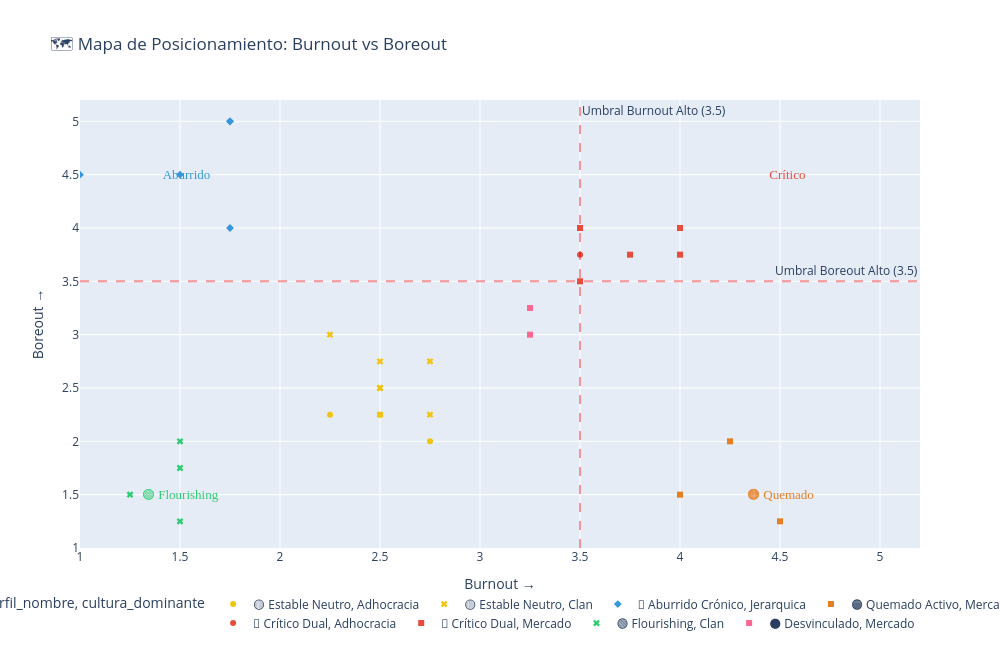

The code cell stored with this chart in its notebook:
### Markdown cell above
## 8. 🗺️ Mapa de Posicionamiento Individual

Todos los compañeros en el espacio Burnout vs Boreout:

### Code cell
# SCATTER: POSICIONAMIENTO INDIVIDUAL

color_perfil = {
    "🟢 Flourishing": "#2ecc71", "🟡 Estable Neutro": "#f1c40f",
    "🟠 Quemado Activo": "#e67e22", "🔵 Aburrido Crónico": "#3498db",
    "🔴 Crítico Dual": "#e74c3c", "⚫ Vuelo Inminente": "#34495e"
}

fig = px.scatter(
    df_clasificados,
    x="burnout", y="boreout",
    color="perfil_nombre",
    color_discrete_map= color_perfil,
    symbol="cultura_dominante",
    size_max=15,
    hover_data=["id", "bienestar", "rotacion"],
    title="🗺️ Mapa de Posicionamiento: Burnout vs Boreout",
    labels={"burnout": "Burnout →", "boreout": "Boreout →"}
)

fig.add_hline(y=3.5, line_dash="dash", line_color="red", opacity=0.4,
              annotation_text="Umbral Boreout Alto (3.5)")
fig.add_vline(x=3.5, line_dash="dash", line_color="red", opacity=0.4,
              annotation_text="Umbral Burnout Alto (3.5)")

fig.add_annotation(x=1.5, y=1.5, text="🟢 Flourishing", showarrow=False, 
                   font_size=13, font=dict(color="#2ecc71", family="Arial Black"))
fig.add_annotation(x=4.5, y=1.5, text="🟠 Quemado", showarrow=False, 
                   font_size=13, font=dict(color="#e67e22", family="Arial Black"))
fig.add_annotation(x=1.5, y=4.5, text="🔵 Aburrido", showarrow=False, 
                   font_size=13, font=dict(color="#3498db", family="Arial Black"))
fig.add_annotation(x=4.5, y=4.5, text="🔴 Crítico", showarrow=False, 
                   font_size=13, font=dict(color="#e74c3c", family="Arial Black"))

fig.update_layout(
    height=650, width=1000,
    xaxis_range=[1, 5.2], yaxis_range=[1, 5.2],
    legend=dict(orientation="h", yanchor="bottom", y=-0.2, xanchor="center", x=0.5)
)
fig.show()

print("""
💡 INTERPRETACIÓN:
- Cada PUNTO es una persona
- COLOR = perfil de bienestar
- FORMA = cultura percibida de su empresa
- Los 4 cuadrantes representan los 4 estados organizacionales
""")

### Figure 1 — Plotly figure (JSON) as saved in the notebook; plotly's stock layout.template omitted (floating-point values rounded to 4 significant figures)
{"data": [{"customdata": [["Compañero_01", 3, 2.67], ["Compañero_06", 3.25, 2.33], ["Compañero_28", 3.75, 3]], "hovertemplate": "perfil_nombre=🟡 Estable Neutro<br>cultura_dominante=Adhocracia<br>Burnout →=%{x}<br>Boreout →=%{y}<br>id=%{customdata[0]}<br>bienestar=%{customdata[1]}<br>rotacion=%{customdata[2]}<extra></extra>", "legendgroup": "🟡 Estable Neutro, Adhocracia", "marker": {"color": "#f1c40f", "symbol": "circle"}, "mode": "markers", "name": "🟡 Estable Neutro, Adhocracia", "orientation": "v", "showlegend": true, "type": "scatter", "x": [2.25, 2.75, 2.5], "xaxis": "x", "y": [2.25, 2.0, 2.25], "yaxis": "y"}, {"customdata": [["Compañero_05", 3.5, 3], ["Compañero_09", 3.25, 3], ["Compañero_11", 3, 2.33], ["Compañero_14", 3.5, 2.33], ["Compañero_18", 3.75, 2.67], ["Compañero_25", 3.5, 2.67], ["Compañero_26", 3.75, 2.67]], "hovertemplate": "perfil_nombre=🟡 Estable Neutro<br>cultura_dominante=Clan<br>Burnout →=%{x}<br>Boreout →=%{y}<br>id=%{customdata[0]}<br>bienestar=%{customdata[1]}<br>rotacion=%{customdata[2]}<extra></extra>", "legendgroup": "🟡 Estable Neutro, Clan", "marker": {"color": "#f1c40f", "symbol": "x"}, "mode": "markers", "name": "🟡 Estable Neutro, Clan", "orientation": "v", "showlegend": true, "type": "scatter", "x": [2.5, 2.25, 2.75, 2.5, 2.5, 2.75, 2.5], "xaxis": "x", "y": [2.5, 3.0, 2.75, 2.25, 2.5, 2.25, 2.75], "yaxis": "y"}, {"customdata": [["Compañero_02", 1.75, 3.67], ["Compañero_12", 1.25, 3.33], ["Compañero_23", 1.25, 3.67], ["Compañero_24", 1.75, 3.33], ["Compañero_30", 1.75, 3]], "hovertemplate": "perfil_nombre=🔵 Aburrido Crónico<br>cultura_dominante=Jerarquica<br>Burnout →=%{x}<br>Boreout →=%{y}<br>id=%{customdata[0]}<br>bienestar=%{customdata[1]}<br>rotacion=%{customdata[2]}<extra></extra>", "legendgroup": "🔵 Aburrido Crónico, Jerarquica", "marker": {"color": "#3498db", "symbol": "diamond"}, "mode": "markers", "name": "🔵 Aburrido Crónico, Jerarquica", "orientation": "v", "showlegend": true, "type": "scatter", "x": [1.75, 1.75, 1.75, 1.5, 1.0], "xaxis": "x", "y": [4.0, 5.0, 5.0, 4.5, 4.5], "yaxis": "y"}, {"customdata": [["Compañero_03", 1.75, 2.67], ["Compañero_17", 1.5, 2.33], ["Compañero_19", 1.5, 2.67]], "hovertemplate": "perfil_nombre=🟠 Quemado Activo<br>cultura_dominante=Mercado<br>Burnout →=%{x}<br>Boreout →=%{y}<br>id=%{customdata[0]}<br>bienestar=%{customdata[1]}<br>rotacion=%{customdata[2]}<extra></extra>", "legendgroup": "🟠 Quemado Activo, Mercado", "marker": {"color": "#e67e22", "symbol": "square"}, "mode": "markers", "name": "🟠 Quemado Activo, Mercado", "orientation": "v", "showlegend": true, "type": "scatter", "x": [4.0, 4.25, 4.5], "xaxis": "x", "y": [1.5, 2.0, 1.25], "yaxis": "y"}, {"customdata": [["Compañero_20", 2.25, 4.33]], "hovertemplate": "perfil_nombre=🔴 Crítico Dual<br>cultura_dominante=Adhocracia<br>Burnout →=%{x}<br>Boreout →=%{y}<br>id=%{customdata[0]}<br>bienestar=%{customdata[1]}<br>rotacion=%{customdata[2]}<extra></extra>", "legendgroup": "🔴 Crítico Dual, Adhocracia", "marker": {"color": "#e74c3c", "symbol": "circle"}, "mode": "markers", "name": "🔴 Crítico Dual, Adhocracia", "orientation": "v", "showlegend": true, "type": "scatter", "x": [3.5], "xaxis": "x", "y": [3.75], "yaxis": "y"}, {"customdata": [["Compañero_04", 2.75, 4.67], ["Compañero_16", 2.25, 4.67], ["Compañero_22", 2.5, 4.33], ["Compañero_27", 2, 4.33], ["Compañero_29", 2.5, 4]], "hovertemplate": "perfil_nombre=🔴 Crítico Dual<br>cultura_dominante=Mercado<br>Burnout →=%{x}<br>Boreout →=%{y}<br>id=%{customdata[0]}<br>bienestar=%{customdata[1]}<br>rotacion=%{customdata[2]}<extra></extra>", "legendgroup": "🔴 Crítico Dual, Mercado", "marker": {"color": "#e74c3c", "symbol": "square"}, "mode": "markers", "name": "🔴 Crítico Dual, Mercado", "orientation": "v", "showlegend": true, "type": "scatter", "x": [4.0, 3.5, 4.0, 3.75, 3.5], "xaxis": "x", "y": [4.0, 4.0, 3.75, 3.75, 3.5], "yaxis": "y"}, {"customdata": [["Compañero_07", 4, 1.33], ["Compañero_08", 4.5, 1.67], ["Compañero_13", 4.75, 1.33], ["Compañero_21", 4.5, 1.67]], "hovertemplate": "perfil_nombre=🟢 Flourishing<br>cultura_dominante=Clan<br>Burnout →=%{x}<br>Boreout →=%{y}<br>id=%{customdata[0]}<br>bienestar=%{customdata[1]}<br>rotacion=%{customdata[2]}<extra></extra>", "legendgroup": "🟢 Flourishing, Clan", "marker": {"color": "#2ecc71", "symbol": "x"}, "mode": "markers", "name": "🟢 Flourishing, Clan", "orientation": "v", "showlegend": true, "type": "scatter", "x": [1.5, 1.5, 1.25, 1.5], "xaxis": "x", "y": [1.75, 1.25, 1.5, 2.0], "yaxis": "y"}, {"customdata": [["Compañero_10", 2.5, 4.33], ["Compañero_15", 2.75, 5]], "hovertemplate": "perfil_nombre=⚫ Desvinculado<br>cultura_dominante=Mercado<br>Burnout →=%{x}<br>Boreout →=%{y}<br>id=%{customdata[0]}<br>bienestar=%{customdata[1]}<br>rotacion=%{customdata[2]}<extra></extra>", "legendgroup": "⚫ Desvinculado, Mercado", "marker": {"color": "#FF6692", "symbol": "square"}, "mode": "markers", "name": "⚫ Desvinculado, Mercado", "orientation": "v", "showlegend": true, "type": "scatter", "x": [3.25, 3.25], "xaxis": "x", "y": [3.25, 3.0], "yaxis": "y"}], "layout": {"annotations": [{"showarrow": false, "text": "Umbral Boreout Alto (3.5)", "x": 1, "xanchor": "right", "xref": "x domain", "y": 3.5, "yanchor": "bottom", "yref": "y"}, {"showarrow": false, "text": "Umbral Burnout Alto (3.5)", "x": 3.5, "xanchor": "left", "xref": "x", "y": 1, "yanchor": "top", "yref": "y domain"}, {"font": {"color": "#2ecc71", "family": "Arial Black", "size": 13}, "showarrow": false, "text": "🟢 Flourishing", "x": 1.5, "y": 1.5}, {"font": {"color": "#e67e22", "family": "Arial Black", "size": 13}, "showarrow": false, "text": "🟠 Quemado", "x": 4.5, "y": 1.5}, {"font": {"color": "#3498db", "family": "Arial Black", "size": 13}, "showarrow": false, "text": "🔵 Aburrido", "x": 1.5, "y": 4.5}, {"font": {"color": "#e74c3c", "family": "Arial Black", "size": 13}, "showarrow": false, "text": "🔴 Crítico", "x": 4.5, "y": 4.5}], "height": 650, "legend": {"orientation": "h", "title": {"text": "perfil_nombre, cultura_dominante"}, "tracegroupgap": 0, "x": 0.5, "xanchor": "center", "y": -0.2, "yanchor": "bottom"}, "shapes": [{"line": {"color": "red", "dash": "dash"}, "opacity": 0.4, "type": "line", "x0": 0, "x1": 1, "xref": "x domain", "y0": 3.5, "y1": 3.5, "yref": "y"}, {"line": {"color": "red", "dash": "dash"}, "opacity": 0.4, "type": "line", "x0": 3.5, "x1": 3.5, "xref": "x", "y0": 0, "y1": 1, "yref": "y domain"}], "title": {"text": "🗺️ Mapa de Posicionamiento: Burnout vs Boreout"}, "width": 1000, "xaxis": {"anchor": "y", "domain": [0, 1], "range": [1, 5.2], "title": {"text": "Burnout →"}}, "yaxis": {"anchor": "x", "domain": [0, 1], "range": [1, 5.2], "title": {"text": "Boreout →"}}}}
